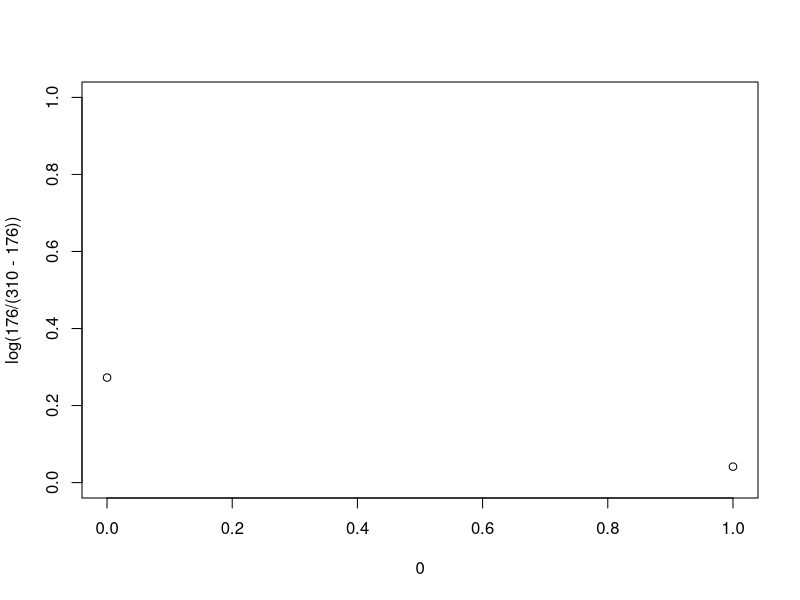
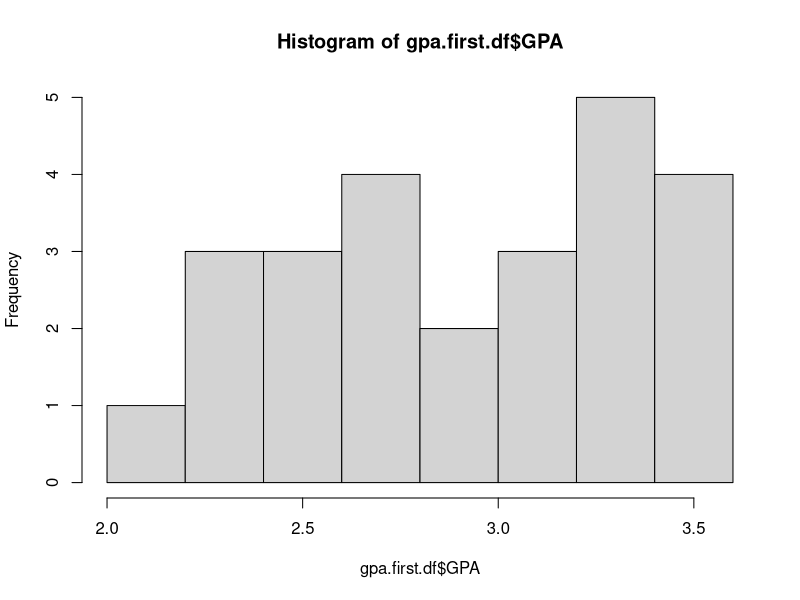
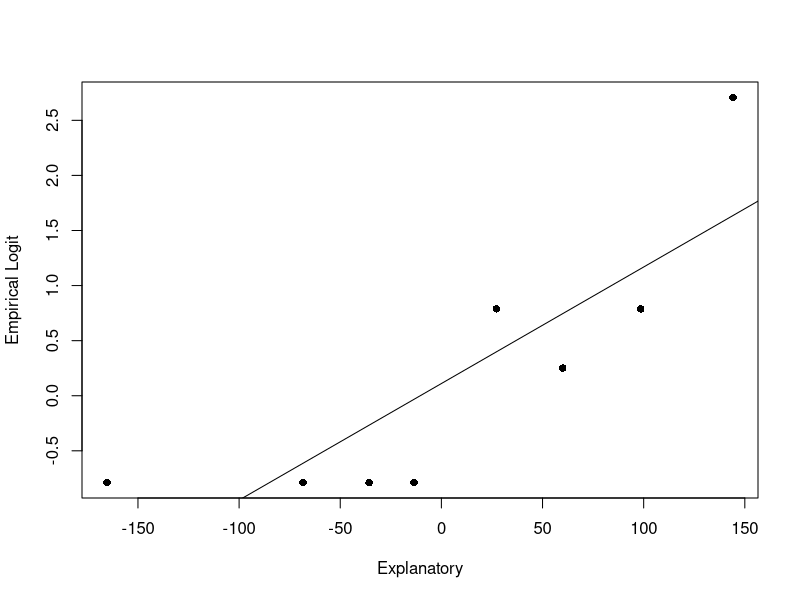
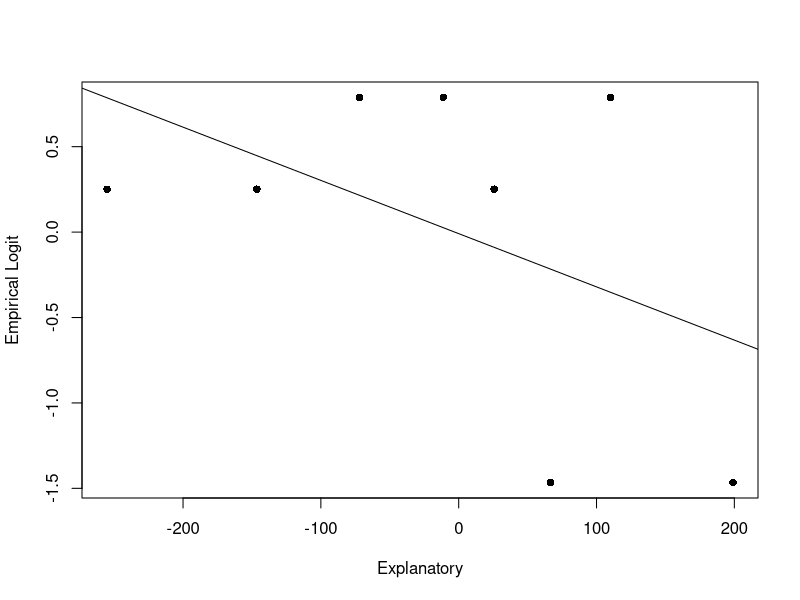
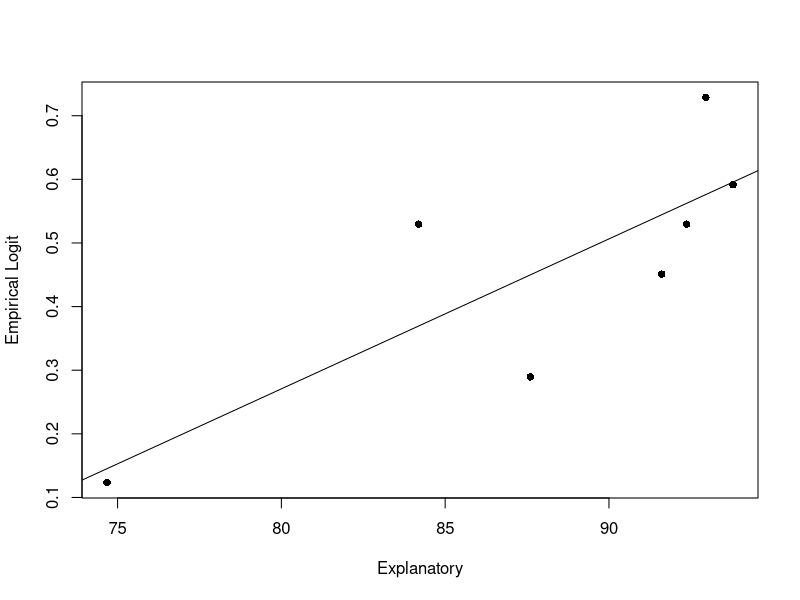
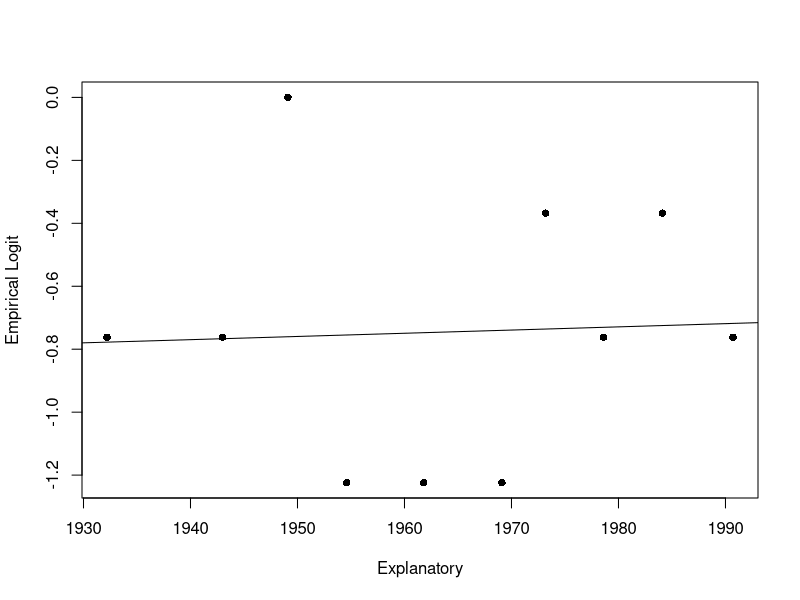
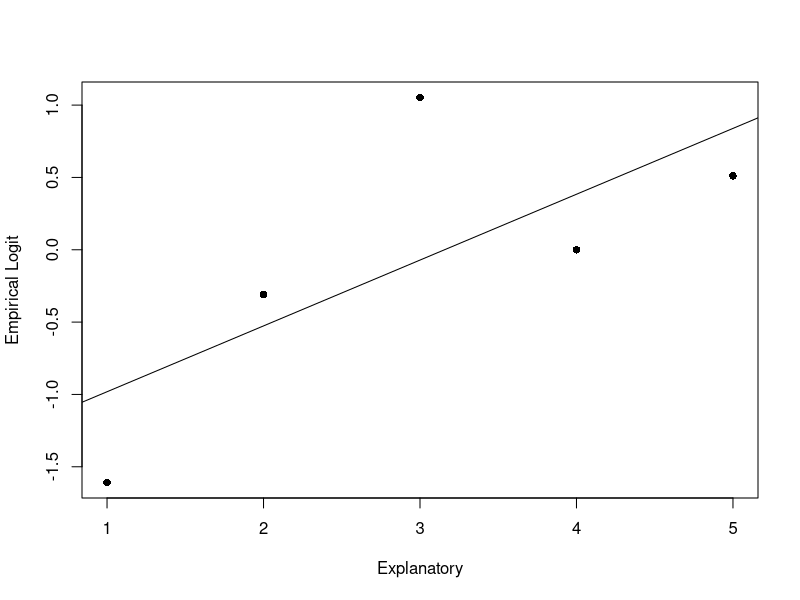

The R source for these figures, in order:
## ---- chunk 1
setwd("C:/Users/aidan/IdeaProjects/DataScience/data")
knitr::opts_knit$set(root.dir = "C:/Users/aidan/IdeaProjects/DataScience/data")
## ---- chunk 2
toodds <- function(p) {
  return(p/(1-p))
}
toprob <- function(o) {
  return(o/(o+1))
}
## ---- chunk 3
plot(0, log(176/(310 - 176)), xlim = c(0,1), ylim=c(0,1))
points(1, log(148/(290 - 148)))
summary(lm(c(log(176/(310 - 176)), log(148/(290 - 148))) ~ c(0,1)))
## ---- chunk 4
titanic.df <- read.csv("Titanic.csv", header = T, stringsAsFactors = T)
attach(titanic.df)
titanic.tab <- tapply(Survived, list(SexCode), mean)
knitr::kable(titanic.tab)
## ---- chunk 5
titanic.lm <- glm(Survived ~ SexCode, family = "binomial")
summary(titanic.lm)
## ---- chunk 6
titanic.lower <- 2.30118 - 1.96 * 0.13488
titanic.higher <- 2.30118 + 1.96 * 0.13488

## ---- chunk 7
titanic.tab <- cbind(titanic.tab, lapply(titanic.tab, toodds), lapply(titanic.tab, function(x) {
  return(log(toodds(x)))
}))
colnames(titanic.tab) <- c("proportions", "odds", "empiricallogit")
knitr::kable(titanic.tab)
slope <- titanic.tab[[6]] - titanic.tab[[5]]
## ---- chunk 8
toprobmodel <- function(b0, b1) {
  return(function(x) {
    return(exp(b0 + b1 * x)/(1 + exp(b0 + b1 * x)))
  })
}
detach()
## ---- chunk 9


## ---- chunk 10
gpa.df <- read.csv("FirstYearGPA.csv", header = T, stringsAsFactors = T)
gpa.first.df <- gpa.df[gpa.df$FirstGen == 1,]
gpa.notfirst.df <- gpa.df[gpa.df$FirstGen == 0,]
## ---- chunk 11
hist(gpa.first.df$GPA)
## ---- chunk 12
t.test(gpa.first.df$GPA, gpa.notfirst.df$GPA)
## ---- chunk 13
attach(gpa.df)
gpa.lm <- lm(GPA ~ FirstGen)
summary(gpa.lm)
## ---- chunk 14
gpa.glm <- glm(FirstGen ~ GPA, family = "binomial")
summary(gpa.glm)
detach()
## ---- chunk 15
markets.df <- read.csv("Markets.csv", header = T, stringsAsFactors = T)
attach(markets.df)
## ---- chunk 16
markets.djiachlm <- glm(Up ~ DJIAch, family = "binomial")
summary(markets.djiachlm)
length(markets.df$Up)
## ---- chunk 17
linearcondition <- function(n, x, y) {
  df <- data.frame("x"=x, "y"=y)
  sorted.df <- df[order(df$x),]
  x <- sorted.df$x
  y <- sorted.df$y
  x.mat <- matrix(x, ncol = n, nrow = length(x)/n, byrow = T)
  x.means <- apply(x.mat, 1, mean)
  y.mat <- matrix(y, ncol = n, nrow = length(x)/n, byrow = T)
  y.yes <- apply(y.mat, 1, sum)
  y.no <- n - y.yes
  y.prop <- y.yes/(y.yes+y.no)
  y.prop.adj <- (.5+y.yes)/(1+y.yes+y.no)
  y.logit.adj <- log(y.prop.adj/(1-y.prop.adj))
  emp.Log.tab <- as.table(cbind(x.means, y.yes, y.no, y.prop, y.prop.adj, y.logit.adj))
  colnames(emp.Log.tab) <- c("GPA", "Yes", "No", "Proportion Yes", "Adjusted Proportion", "Empirical Logit")
  print(knitr::kable(round(emp.Log.tab,3), align = c(rep("c",6)), row.names = FALSE))
  plot(y.logit.adj~x.means, pch = 16,
       xlab = "Explanatory", ylab = "Empirical Logit")
  abline(lm(y.logit.adj~x.means))
}
linearcondition(7, DJIAch, Up)
## ---- chunk 18
markets.lagNiklm <- glm(Up ~ lagNik, family = "binomial")
summary(markets.lagNiklm)
## ---- chunk 19
linearcondition(7, lagNik, Up)
detach()
## ---- chunk 20
kershaw.df <- read.csv("Kershaw.csv", header = T, stringsAsFactors = T)
kershaw.df$ResultCode <- ifelse(kershaw.df$Result == "Pos", 1, 0)
attach(kershaw.df)
kershaw.lm <- glm(ResultCode ~ StartSpeed, family = "binomial")
summary(kershaw.lm)
## ---- chunk 21
linearcondition(length(kershaw.df$Result)/7, StartSpeed, ResultCode)
## ---- chunk 22
film.df <- read.csv("Film.csv", header = T, stringsAsFactors = T)
attach(film.df)
## ---- chunk 23
linearcondition(10, Year, Good)
## ---- chunk 24
film.lm <- glm(Good ~ Year, family = "binomial")
summary(film.lm)


## ---- chunk 25
political.df <- read.csv("Political.csv", header = T, stringsAsFactors = T)
political.df <- political.df[!is.na(political.df$Participate), ]
attach(political.df)
## ---- chunk 26
y.yes <- tapply(Participate, Inform, sum)
y.no <- tapply(Participate, Inform, function(x) {
  return(length(x) - sum(x))
})
y.prop <- y.yes/(y.yes+y.no)
y.prop.adj <- (.5+y.yes)/(1+y.yes+y.no)
y.logit.adj <- log(y.prop.adj/(1-y.prop.adj))
emp.Log.tab <- as.table(cbind(y.yes, y.no, y.prop, y.prop.adj, y.logit.adj))
print(knitr::kable(round(emp.Log.tab,3), align = c(rep("c",6)), row.names = FALSE))
plot(y.logit.adj~c(1, 2, 3, 4, 5), pch = 16,
     xlab = "Explanatory", ylab = "Empirical Logit")
abline(lm(y.logit.adj~c(1, 2, 3, 4, 5)))
## ---- chunk 27
political.glm <- glm(Participate ~ Inform, family = "binomial")
summary(political.glm)
